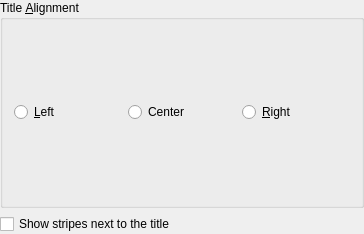
<ui version="4.0" >
 <class>OxygenConfigUI</class>
 <widget class="QWidget" name="OxygenConfigUI" >
  <property name="geometry" >
   <rect>
    <x>0</x>
    <y>0</y>
    <width>364</width>
    <height>234</height>
   </rect>
  </property>
  <property name="windowTitle" >
   <string>Oxygen</string>
  </property>
  <layout class="QVBoxLayout" >
   <property name="margin" >
    <number>0</number>
   </property>
   <item>
    <widget class="QGroupBox" name="groupBox" >
     <property name="title" >
      <string>Title &amp;Alignment</string>
     </property>
     <layout class="QHBoxLayout" name="horizontalLayout" >
      <item>
       <widget class="QRadioButton" name="titleAlignmentLeft" >
        <property name="enabled" >
         <bool>true</bool>
        </property>
        <property name="text" >
         <string>&amp;Left</string>
        </property>
       </widget>
      </item>
      <item>
       <widget class="QRadioButton" name="titleAlignmentCenter" >
        <property name="text" >
         <string>Center</string>
        </property>
       </widget>
      </item>
      <item>
       <widget class="QRadioButton" name="titleAlignmentRight" >
        <property name="text" >
         <string>&amp;Right</string>
        </property>
       </widget>
      </item>
     </layout>
    </widget>
   </item>
   <item>
    <widget class="QCheckBox" name="showStripes" >
     <property name="whatsThis" >
      <string>When enabled, this option increases the visibility of the window titlebar by showing stripes</string>
     </property>
     <property name="text" >
      <string>Show stripes next to the title</string>
     </property>
    </widget>
   </item>
  </layout>
 </widget>
 <layoutdefault spacing="6" margin="11" />
 <pixmapfunction>qPixmapFromMimeSource</pixmapfunction>
 <resources/>
 <connections/>
</ui>
